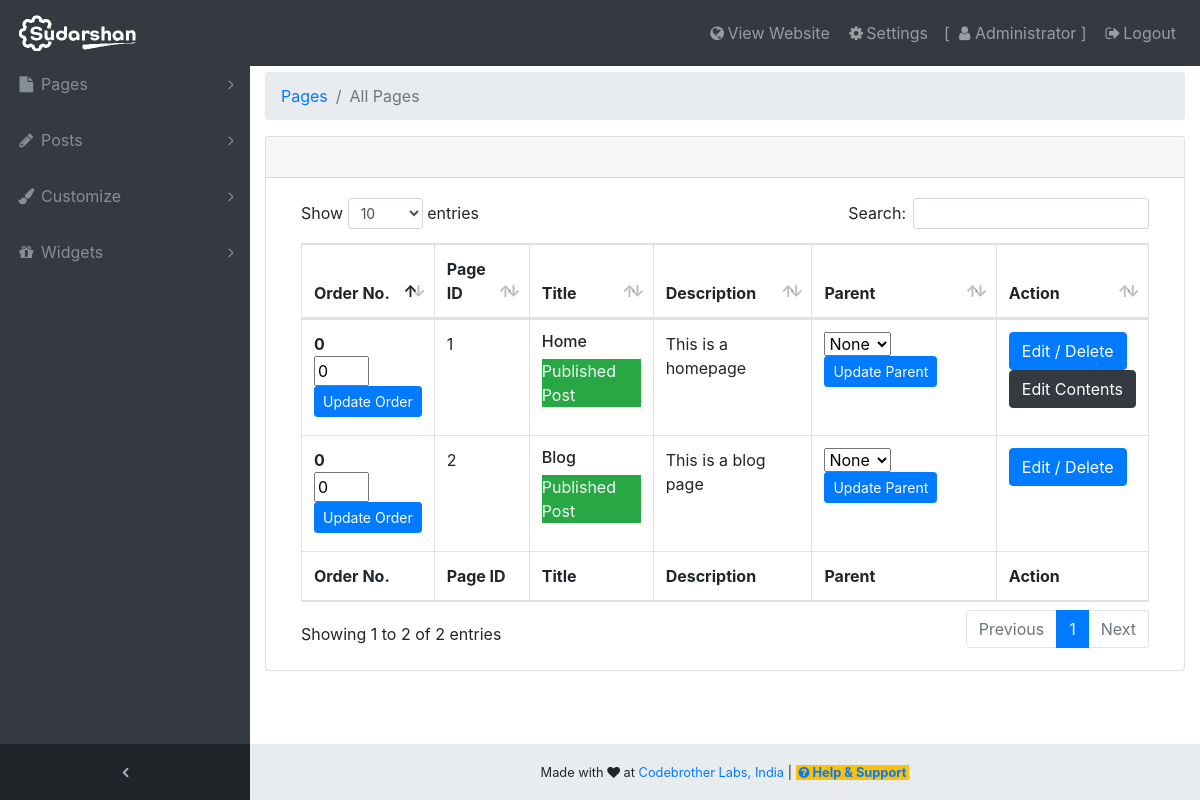
/controlpanel/pages.php (signed in), run on the app's committed database.
### tables this page shows
CREATE TABLE `pages` (
  `id` int(11) NOT NULL,
  `slug` varchar(200) NOT NULL,
  `title` text NOT NULL,
  `description` text NOT NULL,
  `status` varchar(1) NOT NULL,
  `parent` int(11) NOT NULL,
  `orderno` int(11) NOT NULL
);

### config/dblib.php (called while the page is built, shortened)
<?php
Class DatabaseLib {
	private $conn;
	public function createConnection() {
		$this->conn = mysqli_connect('localhost', 'root', '', 'core_sudarshan');
		if($this->conn){
			return true;
		}
		else{
			return false;
		}
	}
	public function getData($query) {
		$result = mysqli_query($this->conn, $query);
		if(mysqli_num_rows($result)>0){
			return $result;
		}
		else{
			return false;
		}
	}
}
?>

### controlpanel/pages.php (the view, shortened to what this page needs)
<?php
  require_once('../config/dblib.php');
  if (!isset($_GET['msgtype'])) {
  $msgtype="";
  }
  else {
    $msgtype=$_GET['msgtype'];
  }
  if (!isset($_GET['msg'])) {
    $msg="";
  }
  else{
    $msg=$_GET['msg'];
  }
?>
<!DOCTYPE html>
<html lang="en">
<head>
  <link href="vendor/bootstrap/css/bootstrap.min.css" rel="stylesheet">
  <link href="vendor/font-awesome/css/font-awesome.min.css" rel="stylesheet" type="text/css">
  <link href="vendor/datatables/dataTables.bootstrap4.css" rel="stylesheet">
  <link href="css/sb-admin.css" rel="stylesheet">
</head>
<body class="fixed-nav sticky-footer bg-dark" id="page-top">
  <?php include('inc/nav.php'); ?>
  <div class="content-wrapper">
    <div class="container-fluid">
      <ol class="breadcrumb">
        <li class="breadcrumb-item">
          <a href="pages.php">Pages</a>
        </li>
        <li class="breadcrumb-item active">All Pages</li>
      </ol>
      <div class="card mb-3">
        <div class="card-header">
          <p class="<?= $msgtype; ?>"><?= $msg; ?></p></div>
        <div class="card-body">
          <div class="table-responsive">
            <table class="table table-bordered" id="dataTable" width="100%" cellspacing="0">
              <thead>
                <tr>
                  <th>Order No.</th>
                  <th>Page ID</th>
                  <th>Title</th>
                  <th>Description</th>
                  <th>Parent</th>
                  <th>Action</th>
                </tr>
              </thead>
              <tfoot>
                <tr>
                  <th>Order No.</th>
                  <th>Page ID</th>
                  <th>Title</th>
                  <th>Description</th>
                  <th>Parent</th>
                  <th>Action</th>
                </tr>
              </tfoot>
              <tbody>
                <?php
                  $instance = new DatabaseLib();
                  $connStatus = $instance->createConnection();
                  if ($connStatus == true) {
                    $getResults= $instance->getData("SELECT * FROM `pages`");
                    if($getResults != false){
                      while ($getResults_row = mysqli_fetch_array($getResults)) {
                        ?>
                        <tr>
                          <td><strong><?= $getResults_row['orderno']; ?></strong>
                            <br>
                            <input type="number" id="orderno<?=$getResults_row['id']; ?>" style="width:55px;" value="<?=$getResults_row['orderno']; ?>">
                            <br>
                            <button type="submit" class="btn btn-sm btn-primary" id="btnorder<?=$getResults_row['id']; ?>">Update Order</button>
                          </td>
                          <td><?= $getResults_row['id']; ?></td>
                          <td>
                            <h6><?= base64_decode($getResults_row['title']); ?></h6>
                            <?php
                              if ($getResults_row['status']=="P") {
                                echo '<p class="bg-success text-light">Published Post</p>';
                              }
                              else{
                                echo '<p class="bg-primary text-light">Saved As Draft</p>';
                              }
                            ?>
                          </td>
                          <td><?= base64_decode($getResults_row['description']); ?></td>
                          <td>
                            <div>
                              <select id="parent<?= $getResults_row['id']; ?>">
                                <option value="0">None</option>
                              <?php
                              if ($connStatus == true) {
                                $getResults1= $instance->getData("SELECT * FROM `pages`");
                                    ?>
                                    <?php
                              }
                              ?>
                              </select>
                              <button type="submit" class="btn btn-sm btn-primary" id="btn<?= $getResults_row['id']; ?>">Update Parent</button>
                            </div>
                          </td>
                          <td>
                            <form action="page_edit.php" method="POST">
                              <input type="submit" class="btn btn-primary" value="Edit / Delete">
                            </form>
                            <?php
                            if ($getResults_row['slug'] != "blog") {
                            ?>
                            <form action="page_edit_contents.php" method="POST">
                              <input type="submit" class="btn btn-dark" value="Edit Contents">
                            </form>
                            <?php
                            }
                            ?>
                          </td>
                        </tr>
                        <?php
                      }
                    }
                  }
                ?>
              </tbody>
            </table>
          </div>
        </div>
      </div>
    </div>
    <?php include('inc/footer.php'); ?>
  </div>
</body>
</html>

### controlpanel/css/sb-admin.css (style rules this page uses)
html { position: relative; min-height: 100%; }
body { overflow-x: hidden; }
body.sticky-footer { margin-bottom: 56px; }
body.sticky-footer .content-wrapper { min-height: calc(100vh - 56px - 56px); }
body.fixed-nav { padding-top: 56px; }
.content-wrapper { min-height: calc(100vh - 56px); padding-top: 1rem; }
.content-wrapper { overflow-x: hidden; background: white; }
@media (min-width: 992px) { .content-wrapper { margin-left: 250px; } }

### data on the page
pages: orderno "0", id "1", title "Home", status "Published Post", description "This is a homepage", id "None"
pages: orderno "0", id "2", title "Blog", status "Published Post", description "This is a blog page", id "None"

### other printed values
$_SESSION['fullname'] "Administrator"
